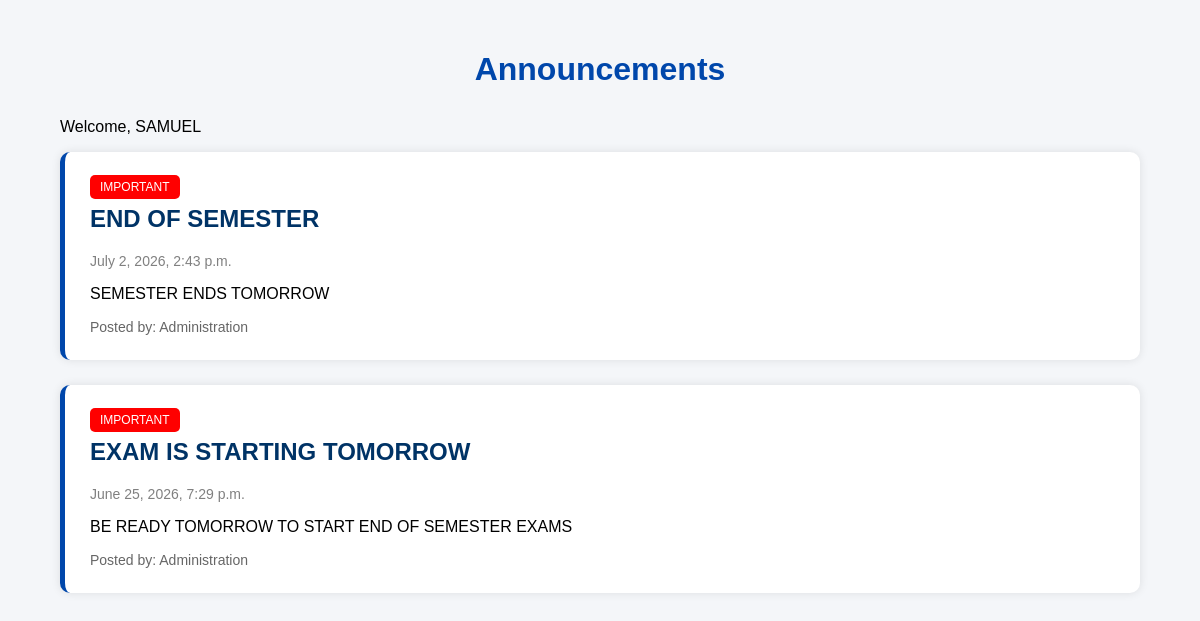
The page /announcements/ (signed in) on the database as committed earlier.
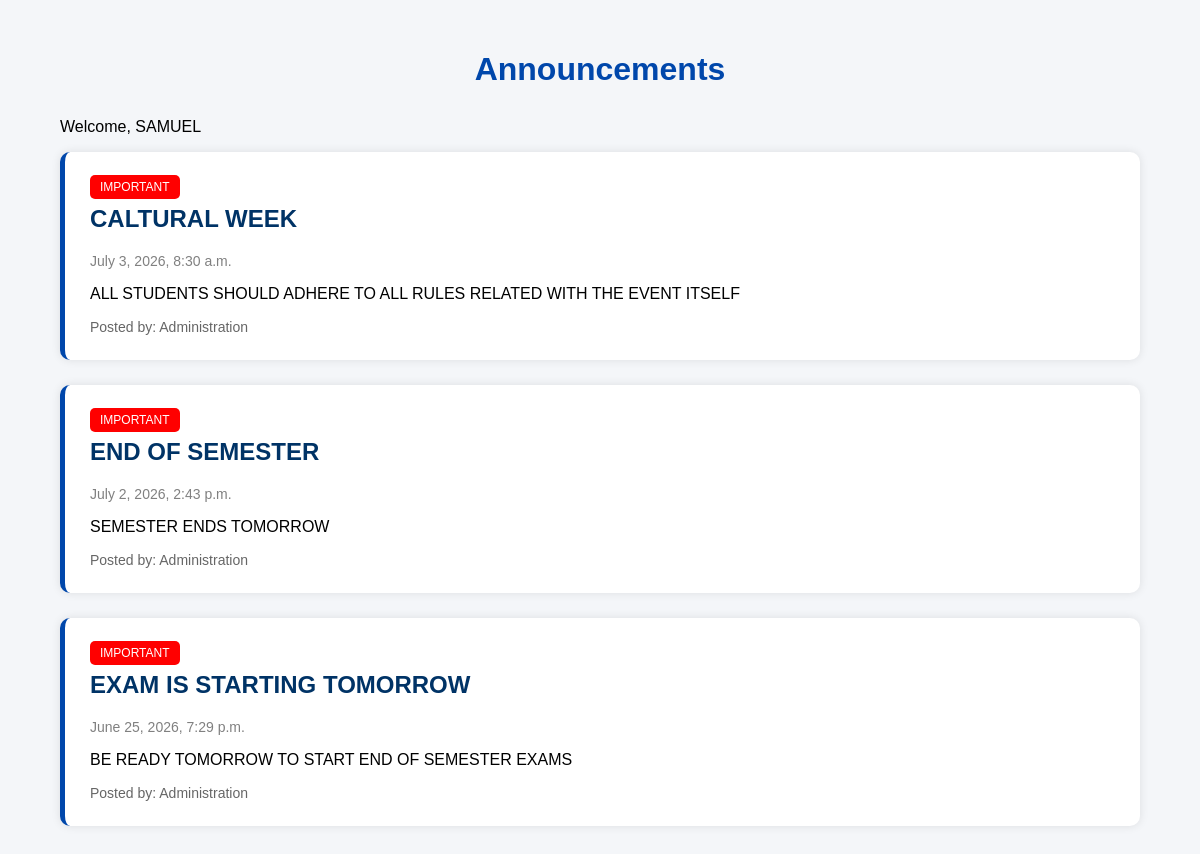
The same page on the database as committed later.
### SmartHubApp/models.py (models this page shows, shortened)
class Announcement(models.Model):
    title = models.CharField(max_length=200)
    message = models.TextField()
    posted_by = models.CharField(
        max_length=100,
        default="Administration"
    )
    important = models.BooleanField(
        default=False
    )
    created_at = models.DateTimeField(
        auto_now_add=True
    )
    class Meta:
        ordering = ['-created_at']

### SmartHubApp/views.py (the view)
# urls.py: path('announcements/', announcements, name='announcements'),
def announcements(request):
    if 'student_id' not in request.session:
        return redirect('login')
    student = Student.objects.get(
        id=request.session['student_id']
    )
    announcements = Announcement.objects.all()
    return render(
        request,
        'SmartHubApp/announcements.html',
        {
            'student': student,
            'announcements': announcements
        }
    )

### templates/SmartHubApp/announcements.html (shortened to what this page needs)
{% load static %}
<!DOCTYPE html>
<html>
<head>
    <link rel="stylesheet"
          href="{% static 'css/announcements.css' %}">
</head>
<body>
<div class="container">
    <h1>Announcements</h1>
    <p>
        Welcome,
        {{ student.first_name }}
    </p>
    {% for announcement in announcements %}
    <div class="announcement">
        {% if announcement.important %}
            <span class="important">
                IMPORTANT
            </span>
        {% endif %}
        <h2>
            {{ announcement.title }}
        </h2>
        <p class="date">
            {{ announcement.created_at }}
        </p>
        <p>
            {{ announcement.message }}
        </p>
        <div class="footer">
            Posted by:
            {{ announcement.posted_by }}
        </div>
    </div>
    {% empty %}
    <div class="empty">
        No announcements available.
    </div>
    {% endfor %}
</div>
</body>
</html>

Rows that differ between the two databases and show on the page:
added Announcement: important "IMPORTANT", title "CALTURAL WEEK", created_at "July 3, 2026, 8:30 a.m.", message "ALL STUDENTS SHOULD ADHERE TO ALL RULES RELATED WITH THE EVENT ITSELF", posted_by "Administration"
